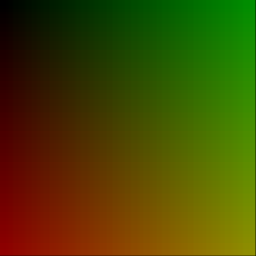
Frame 1 (no input)
Frame 60 (no input): identical to frame 1, image omitted
Frame 120 (the mouse pressed at the canvas centre since frame 60): identical to frame 1, image omitted

The p5.js sketch that drew this single still picture (run headless with seeded random() and noise() and a simulated clock; from frame 60 on, the mouse is pressed at the canvas centre):

// p5.js sketch
// ── sketch.js
var dim = 256;

function setup() { 
  createCanvas(dim, dim);
	draw1();
} 

function draw() { 
}
function draw1() { 
  background(color(0, 0, 0));
	var r = 0;
	var g = 0;
	var b = 0;
	for (var y = 0; y < dim; y++) {
		for (var x = 0; x < dim; x++) {
			stroke(color(g,r,b));
			point(x,y);
			r++;
			if (r > 255) {
				r = 0;
				g++;
				if (g > 255) {
					g = 0;
					b++;
					if (b > 255) {
						b = 0;
					}
				}
			}
		}
	}
	console.log('r='+r+' g='+g+' b='+b);
}
